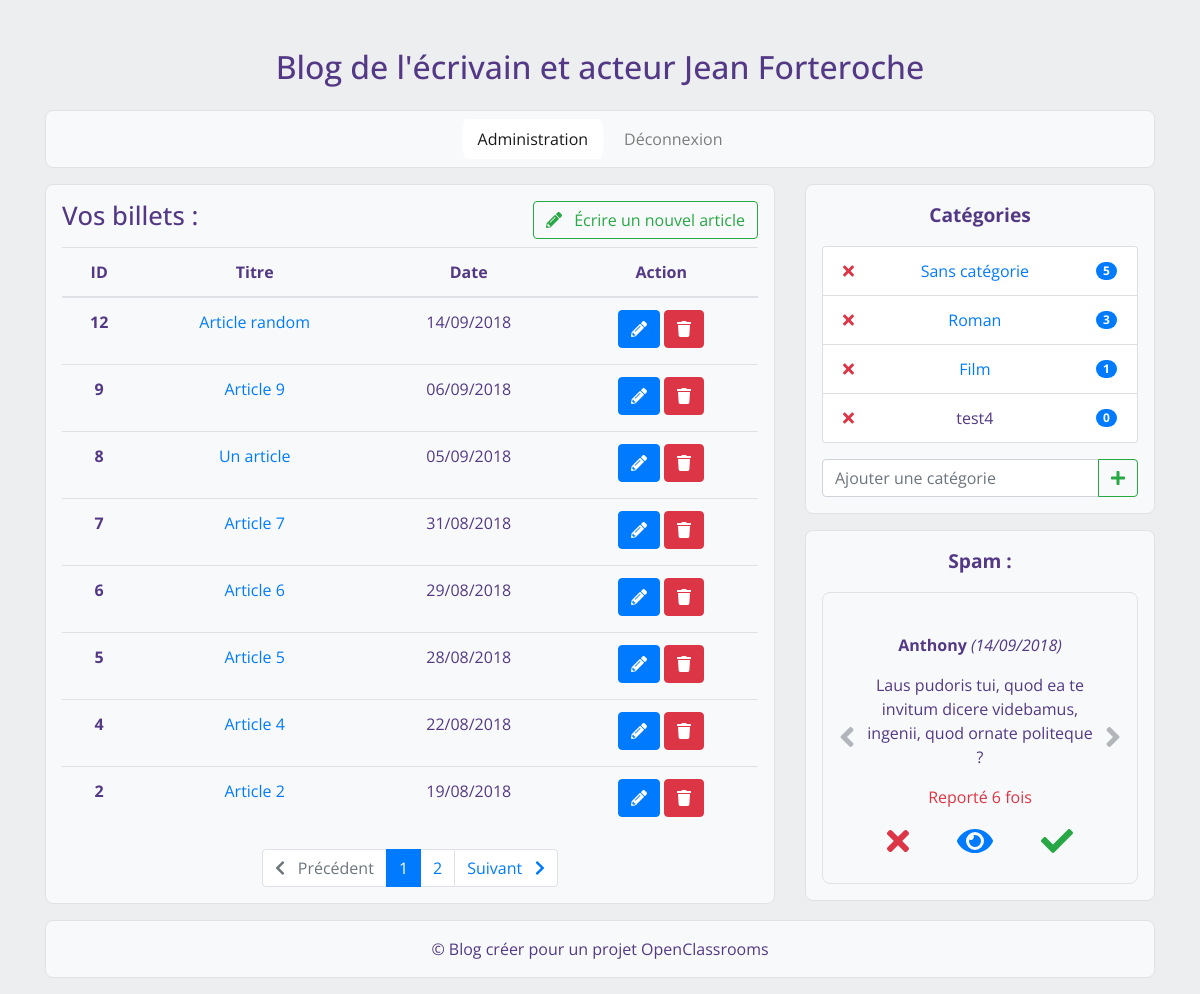
The app's page /index.php?page=admin (signed in) with its own data.
### tables this page shows
CREATE TABLE `blog` (
  `id` int(11) NOT NULL,
  `categorie` tinyint(4) NOT NULL,
  `title` varchar(255) NOT NULL,
  `post` text NOT NULL,
  `post_date` datetime NOT NULL
);

CREATE TABLE `categorie` (
  `id` tinyint(4) NOT NULL,
  `name` varchar(255) NOT NULL
);

CREATE TABLE `comment` (
  `id` int(11) NOT NULL,
  `post_id` int(11) NOT NULL,
  `mail` varchar(255) NOT NULL,
  `author` varchar(255) NOT NULL,
  `comment` text NOT NULL,
  `comment_date` datetime NOT NULL,
  `report` int(11) NOT NULL
);

### controllers/backend.php (called while the page is built, shortened)
<?php
require_once('models/config.php');
require_once('models/AdminManager.php');
function showAdmin($pageId, $catId = '')
{
	$adminManager = new \OpenClassrooms\Projet4\Blog\AdminManager();
	$blogManager = new \OpenClassrooms\Projet4\Blog\BlogManager();
	$setTotalPosts = $blogManager->setTotalPosts();
	$pageIndex = $blogManager->getParameter();
	$categoryId = $blogManager->getCategoryId();
	$posts = $blogManager->getPosts();
	$pagination = $blogManager->getPagination();
	$catSidebar = $adminManager->getCategory();
	$spamSidebar = $adminManager->getSpam();
	require('views/backend/adminView.php');
}

### models/Manager.php (called while the page is built, shortened)
<?php
abstract class Manager
{
	final protected function dbConnect()
	{
		$db = new \PDO('mysql:host=localhost;dbname=projet4;charset=utf8', 'root', '');
		return $db;
	}
}

### models/config.php (called while the page is built, shortened)
<?php
$POSTSPERPAGE = 4;

### models/BlogManager.php (called while the page is built, shortened)
<?php
require_once("models/Manager.php");
class BlogManager extends Manager
{
	private $_db;
	private $_parameter;
	private $_categoryId;
	private $_postsPerPage;
	private $_totalPosts;
	public function __construct()
	{
		$this->_db = $this->dbConnect();
		global $POSTSPERPAGE;
		$this->_postsPerPage = $POSTSPERPAGE;
	}
	public function setAdminPagination()
	{
		$this->_postsPerPage =  $this->_postsPerPage * 2;
	}
	public function setParameter($parameter)
	{
		$this->_parameter = (int) $parameter;
	}
	public function setCategoryId($parameter)
	{
		$this->_categoryId = (int) $parameter;
	}
	public function setTotalPosts()
	{
		if (empty($this->_categoryId)) {
			$req = $this->_db->query('SELECT COUNT(*) AS totalposts FROM blog');
			$data = $req->fetch();
			$this->_totalPosts = $data['totalposts'];
		} else {
			$req = $this->_db->query('SELECT COUNT(*) AS totalposts FROM blog WHERE categorie = ' . $this->_categoryId);
			$data = $req->fetch();
			$this->_totalPosts = $data['totalposts'];
		}
	}
	public function getParameter()
	{
		return $this->_parameter;
	}
	public function getPosts()
	{
		$firstMessageToShow = ($this->_parameter - 1) * $this->_postsPerPage;
		if (empty($this->_categoryId)) {
			$req = $this->_db->query('SELECT id, title, post, DATE_FORMAT(post_date, \'%d/%m/%Y\') AS creation_date_fr FROM blog
            ORDER BY id DESC LIMIT ' . $firstMessageToShow .' , ' . $this->_postsPerPage);
			return $req;
		} else {
			$req = $this->_db->query('SELECT id, title, post, DATE_FORMAT(post_date, \'%d/%m/%Y\') AS creation_date_fr FROM blog
            WHERE categorie = ' . $this->_categoryId . ' ORDER BY id DESC LIMIT ' . $firstMessageToShow .' , ' . $this->_postsPerPage);
			return $req;
		}
	}
	public function getPagination()
	{
		$pagi  = ceil($this->_totalPosts / $this->_postsPerPage);
		return $pagi;
	}
}

### models/AdminManager.php (called while the page is built, shortened)
<?php
require_once("models/Manager.php");
class AdminManager extends Manager
{
	private $_db;
	public function __construct()
	{
		$this->_db = $this->dbConnect();
	}
	public function getCategory()
	{
		$req = $this->_db->query('
        SELECT c.id, c.name, COUNT(b.categorie) total
        FROM categorie c
        LEFT JOIN blog b
        ON c.id = b.categorie
        GROUP BY c.id, c.name
        ');
		return $req;
	}
	public function getSpam()
	{
		$req = $this->_db->query('
        SELECT id, post_id, author, mail, comment, report, DATE_FORMAT(comment_date, \'%d/%m/%Y\') AS creation_date_fr
        FROM comment
        WHERE report > 1
        ORDER BY report DESC
        ');
		return $req;
	}
}

### views/backend/adminView.php (the view, shortened to what this page needs)
<article class="col-lg-8">
	<div>
		<a class="btn btn-outline-success article float-right" href="index.php?page=newPost" role="button">
			<i class="fas fa-pencil-alt"></i> &nbsp; Écrire un nouvel article
		</a>
		<h2>
			<?php
			if (empty($categoryId)) {
				echo 'Vos billets :';
			} else {
				echo '"' . $categoryName . '"';
			} ?>
		</h2>
		<div class="table-responsive">
			<table class="table table-hover text-center">
				<thead>
					<tr>
						<th scope="col">ID</th>
						<th scope="col">Titre</th>
						<th scope="col">Date</th>
						<th scope="col">Action</th>
					</tr>
				</thead>
				<tbody>
					<?php
					while ($post = $posts->fetch()) {
						?>
					<tr>
						<th scope="row">
							<?= $post['id'] ?>
						</th>
						<td>
							<a href="index.php?page=post&amp;id=<?= $post['id'] ?>" target="_blank">
								<?= htmlspecialchars($post['title']) ?>
							</a>
						</td>
						<td>
							<?= $post['creation_date_fr'] ?>
						</td>
						<td>
							<a class="btn btn-primary" href="index.php?page=editPost&amp;id=<?= $post['id'] ?>" aria-label="Modifier">
								<i class="fas fa-pencil-alt" aria-hidden="true"></i>
							</a>
							<a class="btn btn-danger" href="index.php?action=delPost&amp;id=<?= $post['id'] ?>" aria-label="Supprimer">
								<i class="fa fa-trash" aria-hidden="true"></i>
							</a>
						</td>
					</tr>
					<?php
					} $posts->closeCursor(); ?>
				</tbody>
			</table>
		</div>
		<?php
		if ($pagination > 1) {
			?>
		<ul class="pagination justify-content-center">
			<li class="page-item
			<?php
			if ($pageIndex == 1) {
				echo 'disabled';
			} ?>">
				<?php if (!empty($categoryId)): ?>
				<a class="page-link" href="index.php?page=admin&amp;cat=<?= $categoryId; ?>&amp;id=<?= $pageIndex - 1; ?>">
					<i class="fas fa-chevron-left"></i> &nbsp; Précédent
				</a>
				<?php else: ?>
				<a class="page-link" href="index.php?page=admin&amp;id=<?= $pageIndex - 1; ?>">
					<i class="fas fa-chevron-left"></i> &nbsp; Précédent
				</a>
				<?php endif; ?>
			</li>
			<?php
			for ($i = 1; $i <= $pagination; $i++) {
				?>
			<li class="page-item
			<?php if ($pageIndex == $i) {
					echo 'active';
				} ?>">
				<a class="page-link" href="index.php?page=admin
				<?php if (empty($categoryId)): ?>
					<?= '&amp;id='.$i ?>
				<?php else: ?>
					<?= '&amp;cat='.$categoryId.'&amp;id='.$i ?>
				<?php endif; ?>">
					<?= $i ?>
				</a>
			</li>
			<?php
			} ?>
			<li class="page-item
			<?php
			if ($pageIndex == $pagination) {
				echo 'disabled';
			} ?>">
				<?php if (!empty($categoryId)): ?>
				<a class="page-link" href="index.php?page=admin&amp;cat=<?= $categoryId; ?>&amp;id=<?= $pageIndex + 1; ?>">
					Suivant &nbsp; <i class="fas fa-chevron-right"></i>
				</a>
				<?php else: ?>
				<a class="page-link" href="index.php?page=admin&amp;id=<?= $pageIndex + 1; ?>">
					Suivant &nbsp; <i class="fas fa-chevron-right"></i>
				</a>
				<?php endif; ?>
			</li>
		</ul>
		<?php
		} ?>
	</div>
</article>
<aside class="col-lg-4">
	<div>
		<p class="asidetitle">Catégories</p>
		<ul class="list-group">
			<?php
			while ($category = $catSidebar->fetch()) {
				?>
			<li class="list-group-item d-flex justify-content-between align-items-center">
				<a href="./index.php?action=delCategory&amp;id=<?= $category['id'] ?>">
					<i class="fa fa-times text-danger" aria-hidden="true"></i>
				</a>
				<?php if ($category['total'] > 0): ?>
				<a href="./index.php?page=admin&amp;cat=<?= $category['id'] ?>">
					<?= $category['name'] ?>
				</a>
				<?php else: ?>
				<?= $category['name'] ?>
				<?php endif; ?>
				<span class="badge badge-pill
				<?php if (!empty($categoryId) && $categoryId == $category['id']): ?>
					badge-success
				<?php else: ?>
					badge-primary
				<?php endif; ?>">
					<?= $category['total'] ?>
				</span>
			</li>
			<?php
			} $catSidebar->closeCursor(); ?>
		</ul>
		<form action="index.php?action=addCategory" method="post">
			<div class="input-group mb-3">
				<input type="text" class="form-control" placeholder="Ajouter une catégorie" aria-label="Ajouter une catégorie" id="catName" name="catName">
				<div class="input-group-append">
					<button class="btn btn-outline-success" type="submit"><i class="fas fa-plus"></i></button>
				</div>
			</div>
		</form>
	</div>
	<div>
		<p class="asidetitle">Spam :</p>
		<div id="carouselContent" class="carousel slide" data-interval="false">
			<div class="carousel-inner">
				<?php $x = 1;
				while ($spam = $spamSidebar->fetch()) {
					?>
				<div title="<?= $spam['mail']; ?>" class="<?php if ($x == 1) {
						echo 'active';
					} ?> carousel-item text-center p-4">
					<p>
						<strong>
							<?= $spam['author']; ?>
						</strong>
						<i>
							<?= '('.$spam['creation_date_fr'].')' ?>
						</i>
					</p>
					<p>
						<?= $spam['comment']; ?>
					</p>
					<p class="text-danger">Reporté
						<?= $spam['report']; ?> fois
					</p>
					<span class="d-flex justify-content-around">
						<a href="index.php?action=deleteComment&amp;id=<?= $spam['id']; ?>"><i class="fa fa-times fa-2x text-danger"></i></a>
						<a href="index.php?page=post&amp;id=<?= $spam['post_id'] . '#' . $spam['id']; ?>" target="_blank"><i class="fas fa-eye fa-2x"></i></a>
						<a href="index.php?action=approuveComment&amp;id=<?= $spam['id']; ?>"><i class="fas fa-check fa-2x text-success "></i></a>
					</span>
				</div>
				<?php $x++;
				} ?>
			</div>
			<a class="carousel-control-prev" href="#carouselContent" role="button" data-slide="prev">
				<span><i class="fa fa-angle-left text-secondary fa-2x" aria-hidden="true"></i></span>
			</a>
			<a class="carousel-control-next" href="#carouselContent" role="button" data-slide="next">
				<span><i class="fa fa-angle-right text-secondary fa-2x" aria-hidden="true"></i></span>
			</a>
		</div>
	</div>
</aside>
<?php require('template.php');

### public/css/style.css (style rules this page uses)
body { font-family: 'Open Sans', sans-serif; margin-top: 48px; color: #533985; background: #edeef0; }
h2 { font-size: 1.6em; }
nav, section > article > div, section > aside > div, footer { background-color: #f8f9fa; margin-bottom: 16px; padding: 1em 1em 0 1em; border: 1px solid #e2e2e4; -webkit-border-radius: 8px; -moz-border-radius: 8px; border-radius: 8px; }
tr > td > a { margin-bottom: 4px; }
.asidetitle { font-size: 1.2em; font-weight: bold; text-align: center; }
.list-group { margin-bottom: 16px; }
.article { margin-bottom: 8px; }
.carousel { background-color: inherit; margin-bottom: inherit; padding: inherit; border: inherit; -webkit-border-radius: inherit; -moz-border-radius: inherit; border-radius: inherit; }

### records on screen
blog: id "12", title "Article random", creation_date_fr "14/09/2018"
blog: id "9", title "Article 9", creation_date_fr "06/09/2018"
blog: id "8", title "Un article", creation_date_fr "05/09/2018"
blog: id "7", title "Article 7", creation_date_fr "31/08/2018"
blog: id "6", title "Article 6", creation_date_fr "29/08/2018"
blog: id "5", title "Article 5", creation_date_fr "28/08/2018"
blog: id "4", title "Article 4", creation_date_fr "22/08/2018"
blog: id "2", title "Article 2", creation_date_fr "19/08/2018"
categorie: name "Sans catégorie", total "5"
categorie: name "Roman", total "3"
categorie: name "Film", total "1"
categorie: name "test4", total "0"
comment: author "Anthony", creation_date_fr "14/09/2018", comment "Laus pudoris tui, quod ea te invitum dicere videbamus, ingenii, quod ornate politeque ?", report "6"

### other values on screen
$TITLEND "Blog de l'écrivain et acteur Jean Forteroche"
